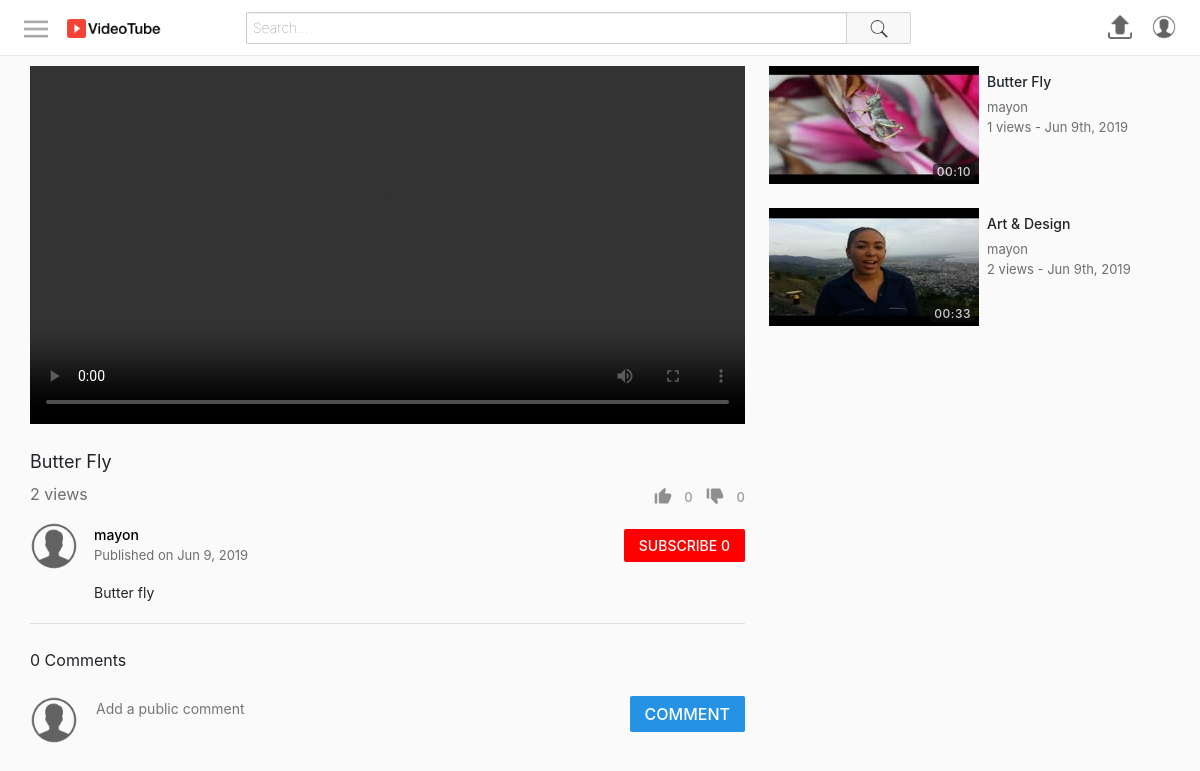
The page /watch.php?id=33 (signed in) on the database its author committed.
### tables this page shows
CREATE TABLE `users` (
  `id` int(11) NOT NULL,
  `firstName` varchar(25) NOT NULL,
  `lastName` varchar(25) NOT NULL,
  `username` varchar(25) NOT NULL,
  `email` varchar(100) NOT NULL,
  `password` varchar(255) NOT NULL,
  `signUpDate` datetime NOT NULL DEFAULT CURRENT_TIMESTAMP,
  `profilePic` varchar(255) NOT NULL
);

CREATE TABLE `videos` (
  `id` int(11) NOT NULL,
  `uploadedBy` varchar(50) NOT NULL,
  `title` varchar(70) NOT NULL,
  `description` varchar(1000) NOT NULL,
  `privacy` int(11) NOT NULL,
  `filePath` varchar(1000) NOT NULL,
  `category` int(11) NOT NULL,
  `uploadDate` datetime NOT NULL DEFAULT CURRENT_TIMESTAMP,
  `views` int(11) NOT NULL,
  `duration` varchar(30) NOT NULL
);

CREATE TABLE `thumbnails` (
  `id` int(11) NOT NULL,
  `videoId` int(11) NOT NULL,
  `filePath` varchar(250) NOT NULL,
  `selected` int(11) NOT NULL
);

### includes/classes/User.php (called while the page is built, shortened)
<?php
class User {
    private $con, $sqlData;
    public function __construct($con, $username) {
        $this->con = $con;
        $query = $this->con->prepare("SELECT * FROM users WHERE username = :un");
        $query->bindParam(":un", $username);
        $query->execute();
        $this->sqlData = $query->fetch(PDO::FETCH_ASSOC);
    }
    public static function isLoggedIn() {
        return isset($_SESSION["userLoggedIn"]);
    }
    public function getUsername() {
        return $this->sqlData["username"];
    }
    public function getProfilePic() {
        return $this->sqlData["profilePic"];
    }
    public function isSubscribedTo($userTo) {
        $query = $this->con->prepare("SELECT * FROM subscribers WHERE userTo=:userTo AND userFrom=:userFrom");
        $query->bindParam(":userTo", $userTo);
        $query->bindParam(":userFrom", $username);
        $username = $this->getUsername();
        $query->execute();
        return $query->rowCount() > 0;
    }
    public function getSubscriberCount() {
        $query = $this->con->prepare("SELECT * FROM subscribers WHERE userTo=:userTo");
        $query->bindParam(":userTo", $username);
        $query->execute();
        return $query->rowCount();
    }
    public function getSubscriptions() {
        $username = $this->getUsername();
        $subs = array();
        return $subs;
    }
}
?>

### includes/classes/Video.php (called while the page is built, shortened)
<?php
class Video {
    private $con, $sqlData, $userLoggedInObj;
    public function __construct($con, $input, $userLoggedInObj) {
        $this->con = $con;
        $this->userLoggedInObj = $userLoggedInObj;
        if(is_array($input)) {
            $this->sqlData = $input;
        }
        else {
            $query = $this->con->prepare("SELECT * FROM videos WHERE id = :id");
            $query->bindParam(":id", $input);
            $query->execute();
            $this->sqlData = $query->fetch(PDO::FETCH_ASSOC);
        }
    }
    public function getId() {
        return $this->sqlData["id"];
    }
    public function getUploadedBy() {
        return $this->sqlData["uploadedBy"];
    }
    public function getTitle() {
        return $this->sqlData["title"];
    }
    public function getDescription() {
        return $this->sqlData["description"];
    }
    public function getUploadDate() {
        $date = $this->sqlData["uploadDate"];
        return date("M j, Y", strtotime($date));
    }
    public function getTimeStamp() {
        $date = $this->sqlData["uploadDate"];
        return date("M jS, Y", strtotime($date));
    }
    public function getViews() {
        return $this->sqlData["views"];
    }
    public function getDuration() {
        return $this->sqlData["duration"];
    }
    public function incrementViews() {
        $videoId = $this->getId();
        $this->sqlData["views"] = $this->sqlData["views"] + 1;
    }
    public function getLikes() {
        $query = $this->con->prepare("SELECT count(*) as 'count' FROM likes WHERE videoId = :videoId");
        $query->bindParam(":videoId", $videoId);
        $query->execute();
        $data = $query->fetch(PDO::FETCH_ASSOC);
        return $data["count"];
    }
    public function getDislikes() {
        $query = $this->con->prepare("SELECT count(*) as 'count' FROM dislikes WHERE videoId = :videoId");
        $query->bindParam(":videoId", $videoId);
        $query->execute();
        $data = $query->fetch(PDO::FETCH_ASSOC);
        return $data["count"];
    }
    public function wasLikedBy() {
        $query = $this->con->prepare("SELECT * FROM likes WHERE username=:username AND videoId=:videoId");
        $query->bindParam(":username", $username);
        $query->bindParam(":videoId", $id);
        $id = $this->getId();
        $username = $this->userLoggedInObj->getUsername();
        $query->execute();
        return $query->rowCount() > 0;
    }
    public function wasDislikedBy() {
        $query = $this->con->prepare("SELECT * FROM dislikes WHERE username=:username AND videoId=:videoId");
        $query->bindParam(":username", $username);
        $query->bindParam(":videoId", $id);
        $query->execute();
        return $query->rowCount() > 0;
    }
    public function getThumbnail() {
        $query = $this->con->prepare("SELECT filePath FROM thumbnails WHERE videoId=:videoId AND selected=1");
        $query->bindParam(":videoId", $videoId);
        $videoId = $this->getId();
        $query->execute();
        return $query->fetchColumn();
    }
}
?>

### includes/classes/VideoGridItem.php (the view)
<?php
class VideoGridItem {
    private $video, $largeMode;
    public function __construct($video, $largeMode) {
        $this->video = $video;
        $this->largeMode = $largeMode;
    }
    public function create() {
        $thumbnail = $this->createThumbnail();
        $details = $this->createDetails();
        $url = "watch.php?id=" . $this->video->getId();
        return "<a href='$url'>
                    <div class='videoGridItem'>
                        $thumbnail
                        $details
                    </div>
                </a>";
    }
    private function createThumbnail() {
        $thumbnail = $this->video->getThumbnail();
        $duration = $this->video->getDuration();
        return "<div class='thumbnail'>
                    <img src='$thumbnail'>
                    <div class='duration'>
                        <span>$duration</span>
                    </div>
                </div>";
    }
    private function createDetails() {
        $title = $this->video->getTitle();
        $username = $this->video->getUploadedBy();
        $views = $this->video->getViews();
        $description = $this->createDescription();
        $timestamp = $this->video->getTimeStamp();
        return "<div class='details'>
                    <h3 class='title'>$title</h3>
                    <span class='username'>$username</span>
                    <div class='stats'>
                        <span class='viewCount'>$views views - </span>
                        <span class='timeStamp'>$timestamp</span>
                    </div>
                    $description
                </div>";
    }
    private function createDescription() {
        if(!$this->largeMode) {
            return "";
        }
        else {
            $description = $this->video->getDescription();
            $description = (strlen($description) > 350) ? substr($description, 0, 347) . "..." : $description;
            return "<span class='description'>$description</span>";
        }
    }
}
?>

### includes/classes/ButtonProvider.php (shortened to what this page needs)
<?php
class ButtonProvider {
    public static $signInFunction = "notSignedIn()";
    public static function createLink($link) {
        return User::isLoggedIn() ? $link : ButtonProvider::$signInFunction;
    }
    public static function createButton($text, $imageSrc, $action, $class) {
        $image = ($imageSrc == null) ? "" : "<img src='$imageSrc'>";
        $action  = ButtonProvider::createLink($action);
        return "<button class='$class' onclick='$action'>
                    $image
                    <span class='text'>$text</span>
                </button>";
    }
    public static function createUserProfileButton($con, $username) {
        $userObj = new User($con, $username);
        $profilePic = $userObj->getProfilePic();
        $link = "profile.php?username=$username";
        return "<a href='$link'>
                    <img src='$profilePic' class='profilePicture'>
                </a>";
    }
    public static function createSubscriberButton($con, $userToObj, $userLoggedInObj) {
        $userTo = $userToObj->getUsername();
        $userLoggedIn = $userLoggedInObj->getUsername();
        $isSubscribedTo = $userLoggedInObj->isSubscribedTo($userTo);
        $buttonText = $isSubscribedTo ? "SUBSCRIBED" : "SUBSCRIBE";
        $buttonText .= " " . $userToObj->getSubscriberCount();
        $buttonClass = $isSubscribedTo ? "unsubscribe button" : "subscribe button";
        $action = "subscribe(\"$userTo\", \"$userLoggedIn\", this)";
        $button = ButtonProvider::createButton($buttonText, null, $action, $buttonClass);
        return "<div class='subscribeButtonContainer'>
                    $button
                </div>";
    }
    public static function createUserProfileNavigationButton($con, $username) {
        if(User::isLoggedIn()) {
            return ButtonProvider::createUserProfileButton($con, $username);
        }
        else {
            return ButtonProvider::createUserSignButton();
        }
    }
}
?>

### includes/classes/VideoInfoSection.php
<?php
require_once("includes/classes/VideoInfoControls.php");
class VideoInfoSection {
    private $con, $video, $userLoggedInObj;
    public function __construct($con, $video, $userLoggedInObj) {
        $this->con = $con;
        $this->video = $video;
        $this->userLoggedInObj = $userLoggedInObj;
    }
    public function create() {
        return $this->createPrimaryInfo() . $this->createSecondaryInfo();
    }
    private function createPrimaryInfo() {
        $title = $this->video->getTitle();
        $views = $this->video->getViews();
        $videoInfoControls = new VideoInfoControls($this->video, $this->userLoggedInObj);
        $controls = $videoInfoControls->create();
        return "<div class='videoInfo'>
                    <h1>$title</h1>
                    <div class='bottomSection'>
                        <span class='viewCount'>$views views</span>
                        $controls
                    </div>
                </div>";
    }
    private function createSecondaryInfo() {
        $description = $this->video->getDescription();
        $uploadDate = $this->video->getUploadDate();
        $uploadedBy = $this->video->getUploadedBy();
        $profileButton = ButtonProvider::createUserProfileButton($this->con, $uploadedBy);
        if($uploadedBy == $this->userLoggedInObj->getUsername()) {
            $actionButton = ButtonProvider::createEditVideoButton($this->video->getId());
        }
        else {
            $userToObject = new User($this->con, $uploadedBy);
            $actionButton = ButtonProvider::createSubscriberButton($this->con, $userToObject, $this->userLoggedInObj);
        }
        return "<div class='secondaryInfo'>
                    <div class='topRow'>
                        $profileButton
                        <div class='uploadInfo'>
                            <span class='owner'>
                                <a href='profile.php?username=$uploadedBy'>
                                    $uploadedBy
                                </a>
                            </span>
                            <span class='date'>Published on $uploadDate</span>
                        </div>
                        $actionButton
                    </div>
                    <div class='descriptionContainer'>
                        $description
                    </div>
                </div>";
    }
}
?>

### includes/classes/VideoGrid.php (shortened to what this page needs)
<?php
class VideoGrid {
    private $con, $userLoggedInObj;
    private $largeMode = false;
    private $gridClass = "videoGrid";
    public function __construct($con, $userLoggedInObj) {
        $this->con = $con;
        $this->userLoggedInObj = $userLoggedInObj;
    }
    public function create($videos, $title, $showFilter) {
        if($videos == null) {
            $gridItems = $this->generateItems();
        }
        else {
            $gridItems = $this->generateItemsFromVideos($videos);
        }
        $header = "";
        return "$header
                <div class='$this->gridClass'>
                    $gridItems
                </div>";
    }
    public function generateItems() {
        $query = $this->con->prepare("SELECT * FROM videos ORDER BY RAND() LIMIT 15");
        $query->execute();
        $elementsHtml = "";
        while($row = $query->fetch(PDO::FETCH_ASSOC)) {
            $video = new Video($this->con, $row, $this->userLoggedInObj);
            $item = new VideoGridItem($video, $this->largeMode);
            $elementsHtml .= $item->create();
        }
        return $elementsHtml;
    }
}
?>

### assets/css/style.css (style rules this page uses)
html, body { height: 100%; padding: 0; margin: 0; }
#mastHeadContainer button:not(.searchButton), #mastHeadContainer .rightIcons img { cursor: pointer; width: 40px; height: 40px; padding: 8px; box-sizing: border-box; border: none; background-color: transparent; }
.videoInfo { width: 100%; padding: 20px 0 8px 0; }
.videoInfo h1 { display: block; overflow: hidden; font-size: 18px; font-weight: 400; line-height: 24px; }
.videoInfo .bottomSection { display: flex; }
.videoInfo .bottomSection .viewCount { color: rgba(17, 17, 17, 0.6); font-size: 16px; flex: 1; }
.videoInfo .bottomSection .controls button { padding: 0; background-color: transparent; border: none; color: rgba(17, 17, 17, 0.4); font-weight: 500; font-size: 13px; cursor: pointer; }
.videoInfo .bottomSection .controls button img { height: 20px; width: 20px; margin: 4px 8px 8px 8px; }
.secondaryInfo .topRow { display: flex; margin-bottom: 12px; }
.profilePicture { height: 100%; }
.secondaryInfo .topRow .profilePicture { margin-right: 16px; width: 48px; height: 48px; border-radius: 50%; }
.secondaryInfo .topRow .uploadInfo { flex: 1; display: flex; flex-direction: column; margin-right: 10px; }
.secondaryInfo .topRow .uploadInfo .date { color: rgba(17,17,17,0.6); font-size: 13px; font-weight: 400; }
.secondaryInfo .descriptionContainer { margin-left: 64px; max-width: 615px; font-size: 14px; font-weight: 400; line-height: 21px; }
.secondaryInfo { border-bottom: 1px solid #dedede; padding-bottom: 20px; margin-bottom: 20px; }
.secondaryInfo .topRow .button { padding: 6px 15px; cursor: pointer; font-weight: 500; border-radius: 2px; border: none; font-size: 14px; }
.secondaryInfo .topRow .subscribeButtonContainer, .secondaryInfo .topRow .editVideoButtonContainer { display: flex; flex-direction: column; justify-content: center; }
.subscribeButtonContainer .subscribe { background-color: #f00; color: #fff; }
.secondaryInfo .topRow .uploadInfo .owner a { font-size: 14px; font-weight: 500; color: #000; }
.commentSection .header .commentForm .profilePicture, .commentSection .comment .profilePicture, .commentForm .profilePicture { margin-right: 16px; width: 48px; height: 48px; border-radius: 50%; }
.commentSection .header .commentForm .postComment, .itemContainer .commentForm .postComment, .itemContainer .commentForm .cancelComment { height: 36px; background-color: #2692e6; color: #fff; font-weight: 500; border: none; padding: 0 15px; border-radius: 2px; }
.videoGrid { display: flex; flex-wrap: wrap; }
.suggestions .videoGridItem { display: flex; height: auto; }
.videoGridItem { height: 200px; margin-right: 4px; margin-bottom: 24px; }
.videoGridItem .thumbnail { width: 210px; height: 118px; position: relative; }
.suggestions .videoGridItem .thumbnail { margin-right: 8px; }
.videoGridItem .thumbnail img { width: 100%; height: 100%; }
.videoGridItem .thumbnail .duration { bottom: 0; right: 0; position: absolute; margin: 4px; color: #fff; background-color: rgba(17,17,17,0.8); opacity: 0.8; padding: 2px 4px; border-radius: 2px; letter-spacing: 0.5px; font-size: 12px; font-weight: 500; line-height: 12px; }
.videoGridItem .details { padding-right: 24px; position: relative; cursor: pointer; display: flex; flex-direction: column; width: 210px; }
.suggestions .videoGridItem .details { padding-right: 0; flex: 1; }
.videoGridItem .details .title { margin: 8px 0; max-height: 32px; overflow: hidden; font-size: 14px; font-weight: 500; line-height: 16px; color: #212529; }
.videoGridItem .details .username, .videoGridItem .details .stats { color: rgba(17,17,17,0.6); font-size: 13px; overflow-x: hidden; text-overflow: ellipsis; white-space: nowrap; }

### rows shown on the page
users: profilePic (placeholder picture)
videos: title "Butter Fly", uploadedBy "mayon", uploadDate "Jun 9, 2019", description "Butter fly", thumbnails.filePath (picture), duration "00:10", views "1", uploadDate "Jun 9th, 2019"
users: profilePic (placeholder picture)
videos: thumbnails.filePath (picture), duration "00:33", title "Art & Design", uploadedBy "mayon", views "2", uploadDate "Jun 9th, 2019"

### other values the page prints
$views "2"
$text "0 0 SUBSCRIBE 0 COMMENT"
$numComments "0"
